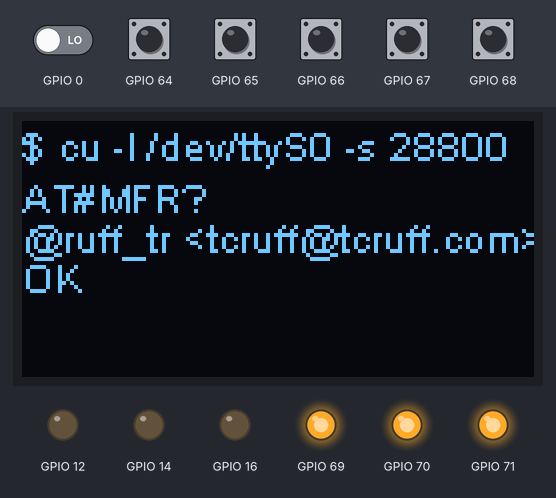
Recording of a sketch running on a simulated ESP8266 (NodeMCU). Shown: 128×64 one-colour display, output pins drawn as LEDs (lit = HIGH). Inputs (shaded band) come from the test bench; at power-on: GPIO 64–68 HIGH, GPIO 0 LOW. A WiFi scan finds three made-up networks; what the sketch prints to the serial monitor is not drawn.

Above: at 0.1 s.
At 1.7 s:
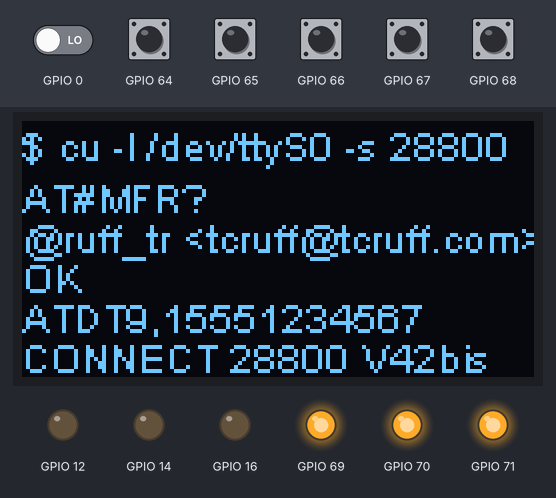
1.8 s: GPIO 64 pulled LOW for 0.15 s
At 4.2 s:
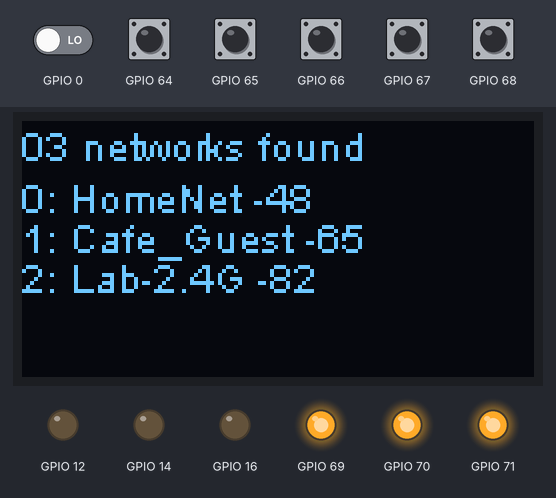
Timing chart, 0 to 5.7 s (numbered marks = the images above; inputs shaded):
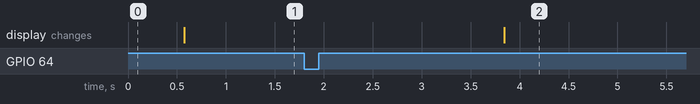

Measured:
- after the input at 1.8 s, the display: changes after 2.0 s (image 2)

The sketch:

BadgeIntoScanner.ino
```cpp
#include <ESP8266WiFi.h>

#include "SH1106.h"
#include "Adafruit_MCP23008.h"
#include "ESP.h"
extern "C" {
  #include "user_interface.h"
}
/*
 *  Skydogcon 6 presented all participants with an AMAZING badge
 *  built with the ESP8266MOD WiFi Chip
 *  Let's use that badge for some FUN
 */

ADC_MODE(ADC_VCC);

SH1106 display(0x3c, 5,4);
Adafruit_MCP23008 mcp;

int loopMe = 0;

  int bu = 0;
  int bd = 0;
  int bl = 0;
  int br = 0;
  int bp = 0;
  int bb = 0;

byte packetBuffer[2000];

void setup() {
  // put your setup code here, to run once:
    mcp.begin();
  mcp.pinMode(0, INPUT);
  mcp.pullUp(0, LOW);
  mcp.pinMode(1, INPUT);
  mcp.pullUp(1, LOW);
  mcp.pinMode(2, INPUT);
  mcp.pullUp(2, LOW);
  mcp.pinMode(3, INPUT);
  mcp.pullUp(3, LOW);
  mcp.pinMode(4, INPUT);
  mcp.pullUp(4, LOW);

  mcp.pinMode(5, OUTPUT);
  mcp.pinMode(6, OUTPUT);
  mcp.pinMode(7, OUTPUT);

  mcp.digitalWrite(5, HIGH);
  mcp.digitalWrite(6, HIGH);
  mcp.digitalWrite(7, HIGH);

  pinMode(16, OUTPUT);
  pinMode(14, OUTPUT);
  pinMode(12, OUTPUT);

  WiFi.mode(WIFI_STA);
  WiFi.disconnect();

  Serial.begin(115200);
  display.init();
  display.flipScreenVertically();
  display.setFont(ArialMT_Plain_10);
  display.drawString(0,0,"$ cu -l /dev/ttyS0 -s 28800");
  display.drawString(0,13,"AT#MFR?");
  display.display();

  int id = ESP.getChipId();
  char message[50];
  sprintf(message, "ATDT9,1555%d", id);
  display.drawString(0,23, "@ruff_tr <tcruff@tcruff.com>");
  display.drawString(0,33, "OK");
  display.display();
  delay(500);
  display.drawString(0,43, message);
  display.display();
  display.drawString(0,53, "CONNECT 28800 V42bis");
  display.display();
}

void loop() {
  // put your main code here, to run repeatedly:
    float volt = 0.00f;
    if ((digitalRead(0) == 1) && (bb == 0)) {

    sendPacket("BD");
    bb = 1;
  }

  if ((digitalRead(0) == 0) && (bb == 1))

  {

    sendPacket("BU");
    bb = 0;
  }

  if ((mcp.digitalRead(0) == 1) && (bp == 0)) {

      sendPacket("PD");
      bp = 1;
  }
  if ((mcp.digitalRead(0) == 0) && (bp == 1)) {

      sendPacket("PU");
      bp = 0;
  }
  if ((mcp.digitalRead(1) == 1) && (bu == 0)) {

      sendPacket("UD");
      bu = 1;
  }
  if ((mcp.digitalRead(1) == 0) && (bu == 1)) {

      sendPacket("UU");
      bu = 0;
  }
  if ((mcp.digitalRead(3) == 1) && (bd == 0)) {

      sendPacket("DD");
      bd = 1;
  }
  if ((mcp.digitalRead(3) == 0) && (bd == 1)) {

      sendPacket("DU");
      bd = 0;
  }
  if ((mcp.digitalRead(2) == 1) && (bl == 0)) {

      sendPacket("LD");
      bl = 1;
  }
  if ((mcp.digitalRead(2) == 0) && (bl == 1)) {

      sendPacket("LU");
      bl = 0;
  }
  if ((mcp.digitalRead(4) == 1) && (br == 0)) {

      sendPacket("RD");
      br = 1;
  }
  if ((mcp.digitalRead(4) == 0) && (br == 1)) {

      sendPacket("RU");
      br = 0;
  }

}

void sendPacket(const char *data) {
  if (data[1] == 'D')
    return;
  display.clear();
  int n = WiFi.scanNetworks();
  Serial.println("scan done");
  if (n == 0)
    display.drawString(0,0,"no networks found");
  else
  {
    char message[50];
    int j = 0;
    sprintf(message, "%02d%s", n, " networks found");
    display.drawString(0,0, message);
    for (int i = 0; i < n; ++i)
    {
      j = 13 + (i * 10);
      // Print SSID and RSSI for each network found
      sprintf(message, "%i%s", i, ": " );
      display.drawString(0,j, message + WiFi.SSID(i) + " " + WiFi.RSSI(i));
      Serial.println((WiFi.encryptionType(i) == ENC_TYPE_NONE)?" ":"*");
      delay(10);
    }
  }
  display.display();
  delay(500);
}
```
